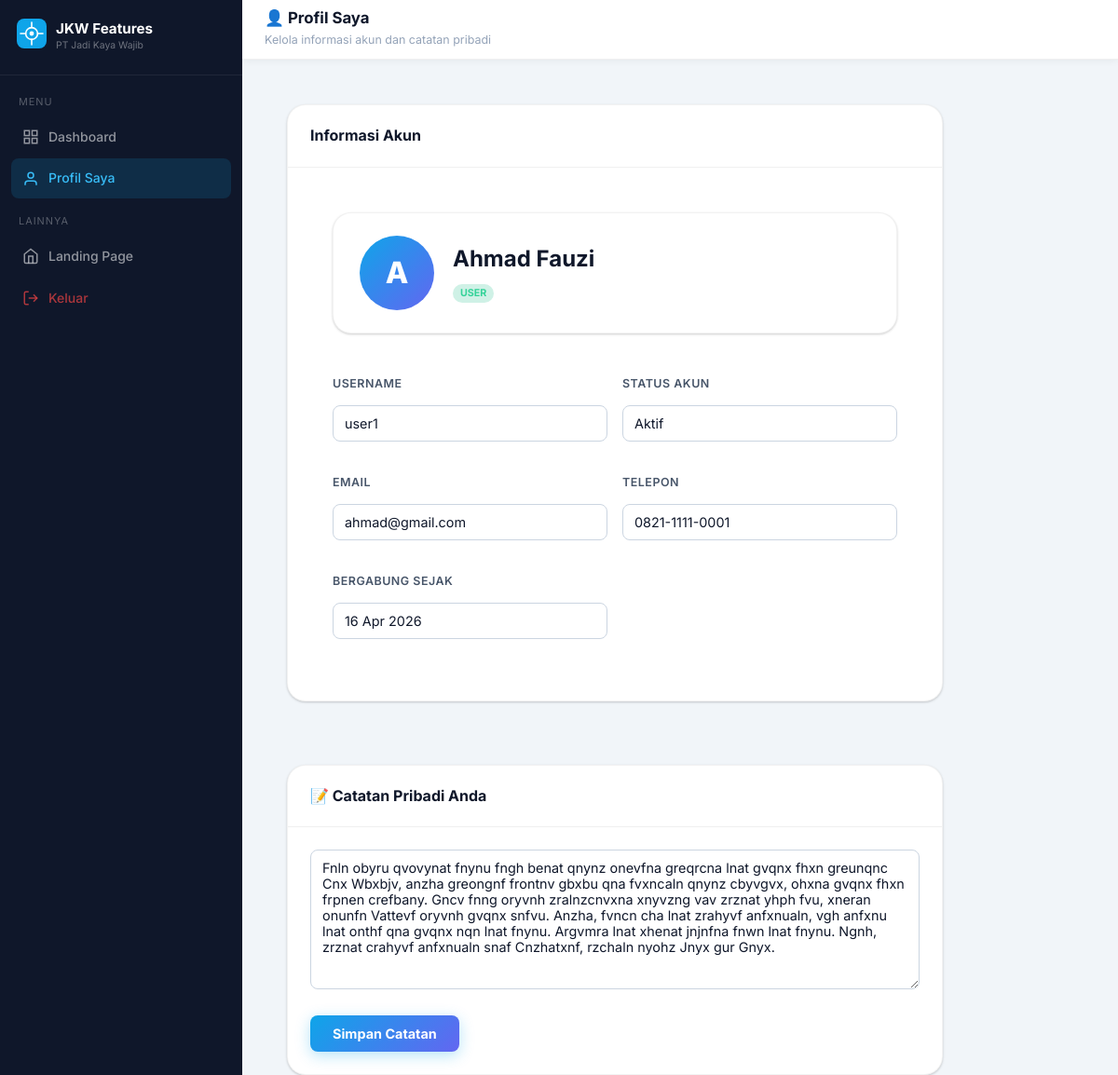
The page /profil.php (signed in) on the database its author committed.
### tables this page shows
CREATE TABLE `users` (
  `id` int(11) NOT NULL,
  `nama` varchar(150) NOT NULL,
  `username` varchar(50) NOT NULL,
  `password` varchar(255) NOT NULL,
  `email` varchar(100) DEFAULT NULL,
  `telepon` varchar(20) DEFAULT NULL,
  `role` enum('admin','afiliator','user') DEFAULT 'user',
  `afiliator_id` int(11) DEFAULT NULL,
  `status` enum('aktif','nonaktif') DEFAULT 'aktif',
  `created_at` timestamp NOT NULL DEFAULT current_timestamp(),
  `password_plain` varchar(255) DEFAULT 'password123',
  `catatan_pribadi` text DEFAULT NULL
);

### config.php (called while the page is built, shortened)
<?php
function tglIndo($tgl) {
    $bulan = ['','Jan','Feb','Mar','Apr','Mei','Jun','Jul','Agu','Sep','Okt','Nov','Des'];
    $d = explode('-', $tgl);
    return "{$d[2]} {$bulan[(int)$d[1]]} {$d[0]}";
}
?>

### profil.php (the view, shortened to what this page needs)
<?php
require_once 'config.php';
$user_id   = $_SESSION['user_id'];
$user_nama = $_SESSION['user_nama'];
$user_role = $_SESSION['user_role'];
$user_q = mysqli_query($conn, "SELECT * FROM users WHERE id = $user_id");
$user_data = mysqli_fetch_assoc($user_q);
$catatan_pribadi = $user_data['catatan_pribadi'] ?? '';
?>
<!DOCTYPE html>
<html lang="id">
<head>
    <link rel="stylesheet" href="style.css">
</head>
<body class="dashboard-body">
<aside class="sidebar" id="sidebar">
    <div class="sidebar-brand">
        <div class="sb-logo">
        </div>
        <div>
            <div class="sidebar-brand-name">JKW Features</div>
            <div class="sidebar-brand-sub">PT Jadi Kaya Wajib</div>
        </div>
    </div>
    <nav class="sidebar-nav">
        <div class="nav-section-label">Menu</div>
        <a href="dashboard.php" class="nav-item">
            <svg width="18" height="18" viewBox="0 0 24 24" fill="none" stroke="currentColor" stroke-width="2"><rect x="3" y="3" width="7" height="7"/><rect x="14" y="3" width="7" height="7"/><rect x="14" y="14" width="7" height="7"/><rect x="3" y="14" width="7" height="7"/></svg>
            Dashboard
        </a>
        <a href="profil.php" class="nav-item active">
            <svg width="18" height="18" viewBox="0 0 24 24" fill="none" stroke="currentColor" stroke-width="2"><path d="M20 21v-2a4 4 0 0 0-4-4H8a4 4 0 0 0-4 4v2"/><circle cx="12" cy="7" r="4"/></svg>
            Profil Saya
        </a>
        <div class="nav-section-label">Lainnya</div>
        <a href="index.php" class="nav-item">
            <svg width="18" height="18" viewBox="0 0 24 24" fill="none" stroke="currentColor" stroke-width="2"><path d="M3 9l9-7 9 7v11a2 2 0 0 1-2 2H5a2 2 0 0 1-2-2z"/><polyline points="9 22 9 12 15 12 15 22"/></svg>
            Landing Page
        </a>
        <a href="logout.php" class="nav-item nav-item-logout">
            <svg width="18" height="18" viewBox="0 0 24 24" fill="none" stroke="currentColor" stroke-width="2"><path d="M9 21H5a2 2 0 0 1-2-2V5a2 2 0 0 1 2-2h4"/><polyline points="16 17 21 12 16 7"/><line x1="21" y1="12" x2="9" y2="12"/></svg>
            Keluar
        </a>
    </nav>
</aside>
<main class="main-content">
    <header class="topbar">
        <div class="topbar-title">
            <h2>👤 Profil Saya</h2>
            <span>Kelola informasi akun dan catatan pribadi</span>
        </div>
    </header>
    <div class="stats-grid" style="grid-template-columns: 1fr; max-width: 800px;">
        <div class="card" style="margin-bottom: 24px;">
            <div class="card-header">
                <h3>Informasi Akun</h3>
            </div>
            <div style="padding: 24px;">
                <div class="profil-banner" style="margin-bottom: 20px;">
                    <div class="profil-avatar" style="width: 80px; height: 80px; font-size: 32px;"><?= strtoupper(substr($user_nama, 0, 1)) ?></div>
                    <div class="profil-info">
                        <h2><?= htmlspecialchars($user_data['nama']) ?></h2>
                        <div class="user-role-badge role-<?= $user_role ?>" style="display:inline-block; margin-top:8px;"><?= ucfirst($user_role) ?></div>
                    </div>
                </div>
                <div class="form-grid">
                    <div class="form-group">
                        <label>Username</label>
                        <input type="text" value="<?= htmlspecialchars($user_data['username']) ?>" disabled>
                    </div>
                    <div class="form-group">
                        <label>Status Akun</label>
                        <input type="text" value="<?= ucfirst($user_data['status']) ?>" disabled>
                    </div>
                    <div class="form-group">
                        <label>Email</label>
                        <input type="text" value="<?= htmlspecialchars($user_data['email'] ?: '-') ?>" disabled>
                    </div>
                    <div class="form-group">
                        <label>Telepon</label>
                        <input type="text" value="<?= htmlspecialchars($user_data['telepon'] ?: '-') ?>" disabled>
                    </div>
                    <div class="form-group">
                        <label>Bergabung Sejak</label>
                        <input type="text" value="<?= tglIndo(substr($user_data['created_at'], 0, 10)) ?>" disabled>
                    </div>
                </div>
            </div>
        </div>
        <div class="card">
            <div class="card-header">
                <h3>📝 Catatan Pribadi Anda</h3>
            </div>
            <form method="POST" action="profil.php">
                <div class="form-grid" style="padding-bottom: 0;">
                    <div class="form-group" style="grid-column: 1 / -1;">
                        <textarea name="catatan_pribadi" placeholder="Tulis catatan rahasia Anda di sini... Hanya Anda yang bisa melihat dan mengubahnya." style="min-height: 150px;"><?= htmlspecialchars($catatan_pribadi) ?></textarea>
                    </div>
                </div>
                <div class="form-actions" style="margin-top: 10px;">
                    <button type="submit" class="btn-primary">Simpan Catatan</button>
                </div>
            </form>
        </div>
    </div>
</main>
</body>
</html>

### rows shown on the page
users: nama "Ahmad Fauzi", username "user1", status "Aktif", email "ahmad@gmail.com", telepon "0821-1111-0001", created_at "16 Apr 2026", catatan_pribadi "Fnln obyru qvovynat fnynu fngh benat qnynz onevfna greqrcna lnat gvqnx fhxn greunqnc Cnx Wbxbjv, anzha greongnf frontnv gbxbu qna fvxncaln qnynz cbyvgvx, ohxna gvqnx fhxn frpnen crefbany. Gncv fnng oryvnh zralnzcnvxna xnyvzng vav zrznat yhph fvu, xneran onunfn Vattevf oryvnh gvqnx snfvu. Anzha, fvncn cha lnat zrahyvf anfxnualn, vgh anfxnu lnat onthf qna gvqnx nqn lnat fnynu. Argvmra lnat xhenat jnjnfna fnwn lnat fnynu. Ngnh, zrznat crahyvf anfxnualn snaf Cnzhatxnf, rzchaln nyohz Jnyx gur Gnyx."

### other values the page prints
substr($user_nama, 0, 1) "A"
$user_role "USER"
